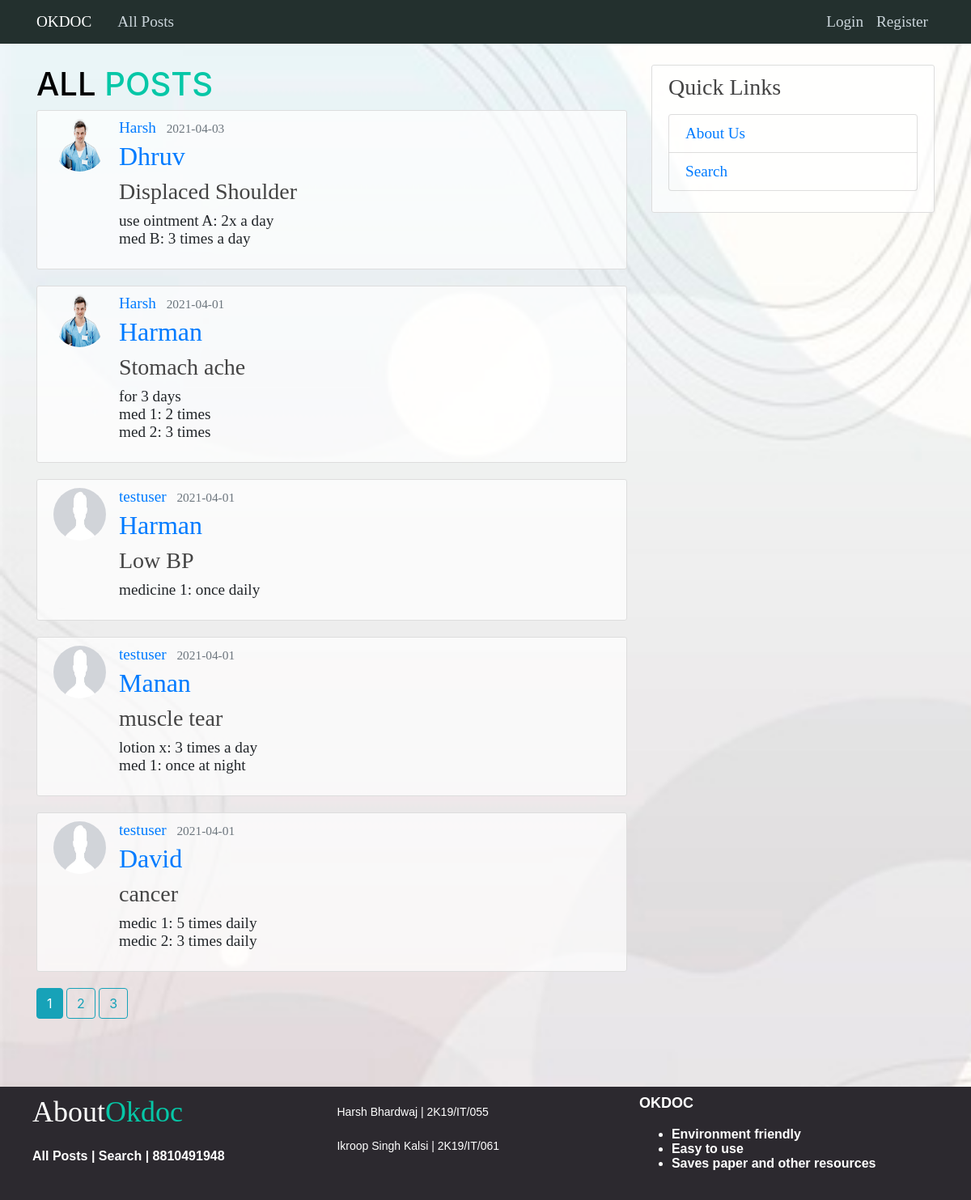
/all, run on an earlier commit of the app's database.
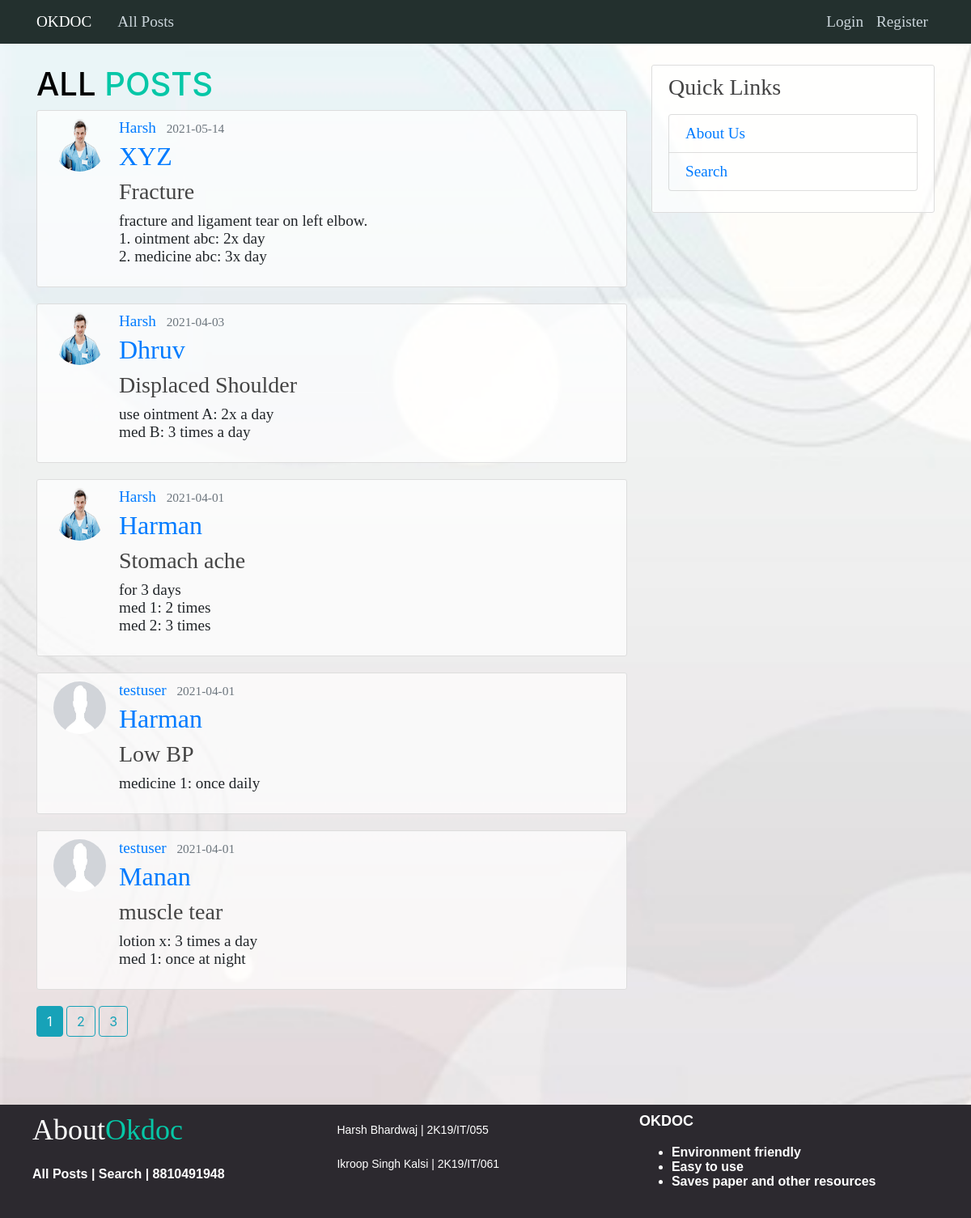
And on a later commit of the database.
### flask1/models.py (models this page shows, shortened)
class Post(db.Model):
    id = db.Column(db.Integer, primary_key=True)
    patient = db.Column(db.String(100), nullable=False)
    diagnosis = db.Column(db.String(100), nullable=False)
    date_posted = db.Column(db.DateTime, nullable=False, default=datetime.utcnow)
    content = db.Column(db.Text, nullable=False)
    user_id = db.Column(db.Integer, db.ForeignKey('user.id'), nullable=False)

class User(db.Model, UserMixin):
    id = db.Column(db.Integer, primary_key=True)
    username = db.Column(db.String(20), unique=True, nullable=False)
    email = db.Column(db.String(120), unique=True, nullable=False)
    image_file = db.Column(db.String(20), nullable=False, default='default.jpg')
    password = db.Column(db.String(60), nullable=False)
    posts = db.relationship('Post', backref='doctor', lazy=True)

### flask1/routes.py (the view)
@app.route("/all")
def all_posts():
    page = request.args.get('page', 1, type=int)
    posts = Post.query.order_by(Post.date_posted.desc()).paginate(page=page, per_page=5)
    return render_template('all_posts.html', posts=posts)

### flask1/templates/all_posts.html
{% extends "layout.html" %}
{% block content %}
<h1>All <span>Posts</span> </h1>
    {% for post in posts.items %}
        <article class="media content-section">
          <img class="rounded-circle article-img" src="{{ url_for('static', filename='profile_pics/'+ post.doctor.image_file) }}">
          <div class="media-body">
            <div class="article-metadata">
              <a class="mr-2" href="{{url_for('user_posts', username=post.doctor.username)}}">{{ post.doctor.username }}</a>
              <small class="text-muted">{{ post.date_posted.strftime('%Y-%m-%d') }}</small>
            </div>
            <h2><a class="article-title" href="{{url_for('post', post_id=post.id)}}">{{ post.patient }}</a></h2>
            <h3 class="article-title">{{ post.diagnosis }}</h3>
            <p class="article-content">{{ post.content }}</p>
          </div>
        </article>
    {% endfor %}
    {% for page_num in posts.iter_pages(left_edge=1, right_edge=1, left_current=1, right_current=2) %}
      {% if page_num %}
          {% if posts.page == page_num %}
              <a class="btn btn-info mb-4" href="{{url_for('all_posts', page=page_num)}}">{{ page_num }}</a>
          {% else %}
              <a class="btn btn-outline-info mb-4" href="{{url_for('all_posts', page=page_num)}}">{{ page_num }}</a>
        {% endif %}
      {% else %}
        ...
      {% endif %}
    {% endfor %}
{% endblock content %}

### flask1/templates/layout.html (shortened to what this page needs)
<!DOCTYPE html>
<html>
<head>
    <link rel="stylesheet" href="https://maxcdn.bootstrapcdn.com/bootstrap/4.0.0/css/bootstrap.min.css">
    <link rel="stylesheet" type="text/css" href="{{ url_for('static', filename='main.css') }}">
</head>
<body>
    <header class="site-header">
      <nav class="navbar navbar-expand-md navbar-dark bg-steel fixed-top">
        <div class="container">
          <a class="navbar-brand mr-4" style="font:  1.2em 'Fira Sans', serif;" href="/">OKDOC</a>
          <div class="collapse navbar-collapse" id="navbarToggle">
            <div class="navbar-nav mr-auto">
              <a class="nav-item nav-link" href="{{ url_for('all_posts') }}">All Posts</a>
            </div>
            <div class="navbar-nav">
              {% if current_user.is_authenticated %}
                <a class="nav-item nav-link" href="{{ url_for('new_post') }}">New Post</a>
                <a class="nav-item nav-link" href="{{ url_for('account') }}">Account</a>
                <a class="nav-item nav-link" href="{{ url_for('logout') }}">Logout</a>
              {% else %}
                <a class="nav-item nav-link" href="{{ url_for('login') }}">Login</a>
                <a class="nav-item nav-link" href="{{ url_for('register') }}">Register</a>
              {% endif %}
            </div>
          </div>
        </div>
      </nav>
    </header>
    <main role="main" class="container">
      <div class="row">
        <div class="col-md-8">
          {% block content %}{% endblock %}
        </div>
        <div class="col-md-4">
          <div class="table-section">
            <h3>Quick Links</h3>
            <p class='text-muted'>
              <ul class="list-group">
                <li class="list-group-item"><a href="{{url_for('about')}}">About Us</a></li>
                <li class="list-group-item"><a href="{{url_for('search')}}">Search</a></li>
              </ul>
            </p>
          </div>
        </div>
      </div>
    </main>
    <footer class="footer-distributed">
      <div class="footer-left">
        <h3>About<span>Okdoc</span></h3>
        <p class="footer-links">
          <a href="{{url_for('all_posts')}}">All Posts</a>
          |
          <a href="{{url_for('search')}}">Search</a>
          |
          <a href="#">8810491948</a>
        </p>
      </div>
      <div class="footer-center">
        <div>
            <p><span>Harsh Bhardwaj | 2K19/IT/055</span> </p>
        </div>
        <div>
             <p><span>Ikroop Singh Kalsi | 2K19/IT/061</span></p>
        </div>
      </div>
      <div class="footer-right">
        <p class="footer-company-about">
          <span>OKDOC</span>
          <ul style="color: white">
            <li>Environment friendly</li>
            <li>Easy to use</li>
            <li>Saves paper and other resources</li>
          </ul>
          </p>
      </div>
    </footer>
</body>
</html>

### flask1/static/main.css (style rules this page uses)
body { background-image: url("b4.jpg"); background-size: cover; background-repeat: no-repeat; margin-top: 5rem; background-attachment: fixed; }
h2, h3, h6 { color: #444444; }
h1 { font: "Fira Sans", serif; color: black; text-transform: uppercase; font-size: 40px; }
h1 span { color: #06c7a7; }
.bg-steel { background-color: rgb(35, 48, 46); }
.site-header .navbar-nav .nav-link { color: #cbd5db; font: 1.2em "Fira Sans", serif; }
.content-section { font: 1.2em "Fira Sans", serif; background: rgb( 255, 255, 255,0.7); padding: 10px 20px; border: 1px solid #dddddd; border-radius: 3px; margin-bottom: 20px; }
.article-title { font: "Fira Sans", serif; text-shadow: -.25px -.25px 0 transparent, .25px .25px transparent; }
.article-content { white-space: pre-line; }
.article-img { height: 65px; width: 65px; margin-right: 16px; }
.article-metadata { padding-bottom: 1px; margin-bottom: 4px; border-bottom: 1px solid #e3e3e3 text-shadow: -.25px -.25px 0 transparent, .25px .25px transparent; }
.list-group-item { background-color: transparent; border-top: 1px solid #ddd; border-radius: 0; color: #333; text-decoration: none; }
.table-section { font: 1.2em "Fira Sans", serif; background: rgb( 255, 255, 255,0.7); padding: 10px 20px; border: 1px solid #dddddd; border-radius: 3px; margin-bottom: 20px; }
footer { position: fixed; bottom: 0; }
.footer-distributed { background-color: #2c292f; box-sizing: border-box; width: 100%; text-align: left; font: bold 16px sans-serif; padding: 10px 20px 20px 40px; margin-top: 60px; }
.footer-distributed .footer-left, .footer-distributed .footer-center, .footer-distributed .footer-right { display: inline-block; vertical-align: top; }
.footer-distributed .footer-left { width: 30%; }
.footer-distributed h3 { color: #ffffff; font: normal 36px 'Cookie', cursive; margin: 0; }
.footer-distributed h3 span { color: #06c7a7; }
.footer-distributed .footer-links { color: #ffffff; margin: 20px 0 12px; }
.footer-distributed .footer-links a { display:inline-block; line-height: 1.8; text-decoration: none; color: inherit; }
.footer-distributed .footer-center { width: 35%; }
.footer-distributed .footer-center p { display: inline-block; color: #ffffff; vertical-align: middle; margin:0; }
.footer-distributed .footer-center p span { display:block; font-weight: normal; font-size:14px; line-height:2; }
.footer-distributed .footer-right { width: 30%; }
.footer-distributed .footer-company-about { line-height: 20px; color: #92999f; font-size: 13px; font-weight: normal; margin: 0; }
.footer-distributed .footer-company-about span { display: block; color: #ffffff; font-size: 18px; font-weight: bold; margin-bottom: 20px; }

What changed in the data, as far as the page shows it:
no longer on this page (row unchanged): Post: image_file (placeholder picture), doctor.username "testuser", date_posted "2021-04-01", patient "David", diagnosis "cancer", content "medic 1: 5 times daily medic 2: 3 times daily"
added Post: image_file (picture), doctor.username "Harsh", date_posted "2021-05-14", patient "XYZ", diagnosis "Fracture", content "fracture and ligament tear on left elbow. 1. ointment abc: 2x day 2. medicine abc: 3x day"
